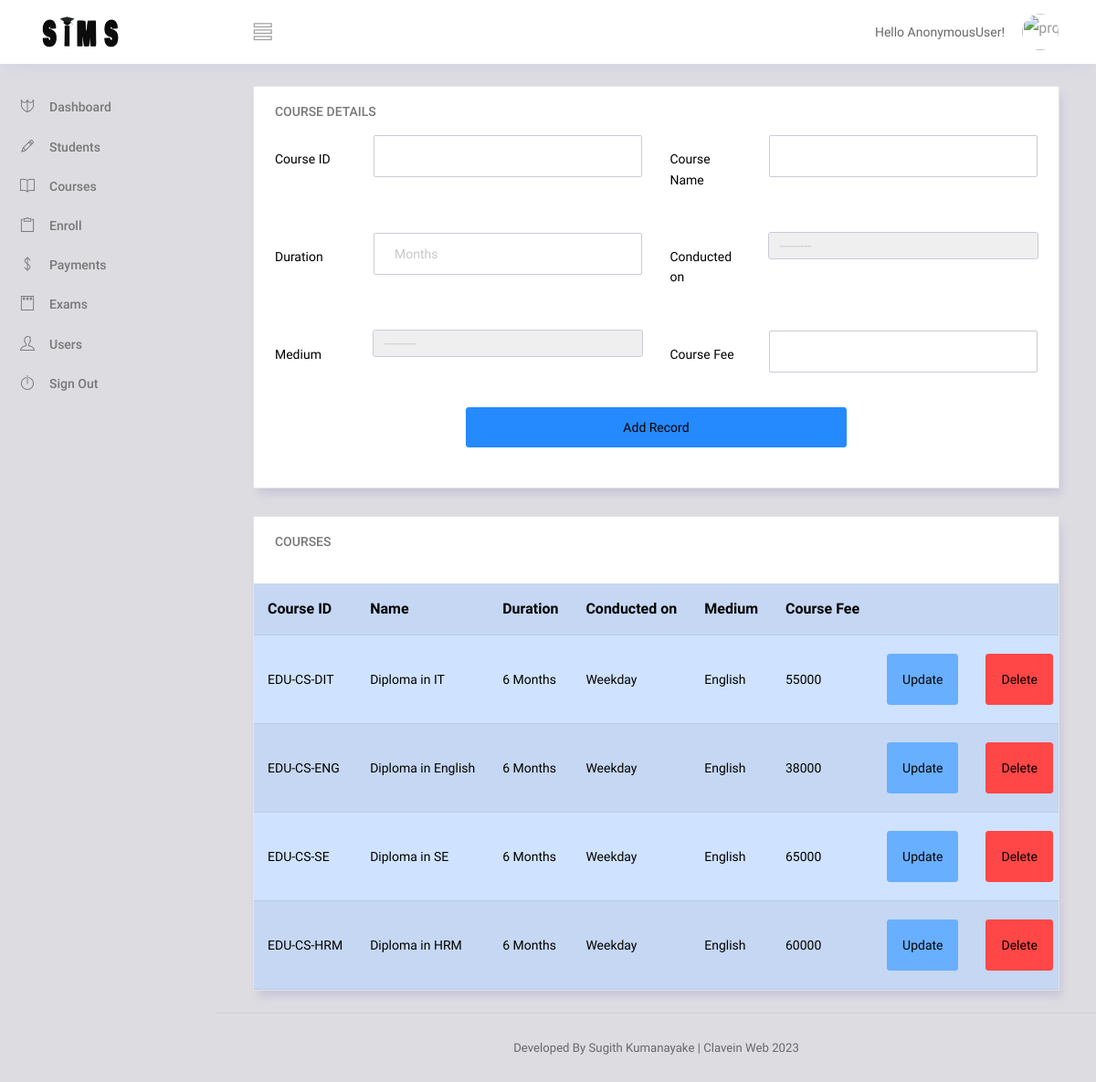
Page /course/ on the earlier database version.
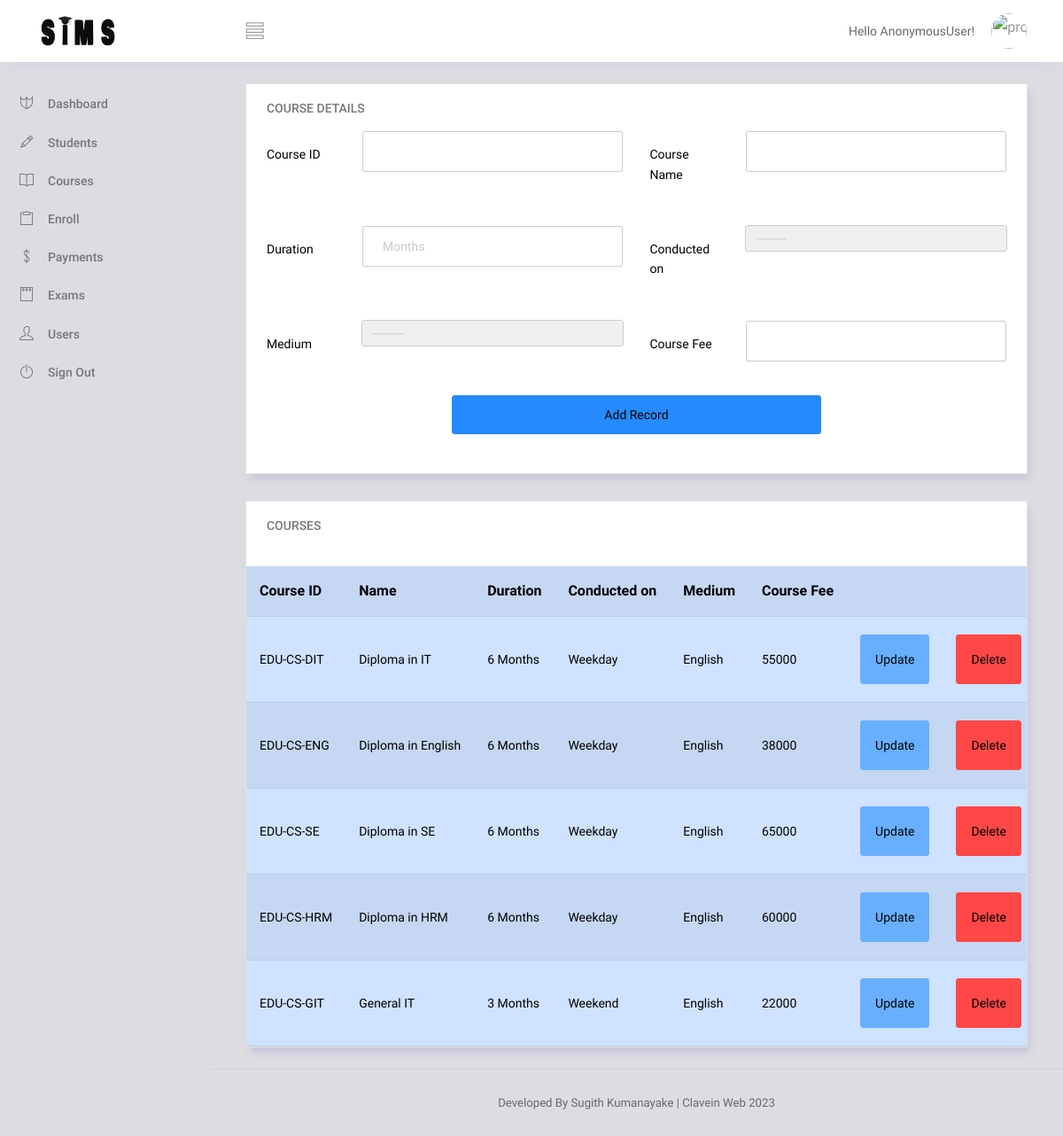
Same page on the later database version.
### sims_app/models.py (models this page shows, shortened)
class Course(models.Model):
    ctype_lookup = (('Weekday','Weekday'),('Weekend','Weekend'))
    medium_lookup = (('Sinhala','Sinhala'),('English','English'),('Tamil','Tamil'))
    cid = models.CharField(primary_key = True, max_length=10)
    cname = models.CharField(max_length=50, null=True)
    duration = models.IntegerField(null=True)
    ctype = models.CharField(max_length=10, null=True, choices=ctype_lookup)
    fee = models.IntegerField(null=True)
    medium = models.CharField(max_length=50, null=True, choices=medium_lookup)

### sims_app/views.py (the view)
# urls.py: path('course/', create_course_page, name='course'),
def create_course_page(request):
    course_records = Course.objects.all()
    form = CreateCourseForm()
    if request.method == "POST":
        form = CreateCourseForm(request.POST)
        if form.is_valid():
            form.save()
            return redirect('course')
    context = {'form':form, 'course_records':course_records}
    return render(request,'sims_app/course.html',context)

### sims_app/forms.py
class CreateCourseForm(ModelForm):
    class Meta:
        model = Course
        fields = '__all__'
        widgets = {
            'cid': forms.TextInput(attrs={'class': 'form-control'}),
            'cname': forms.TextInput(attrs={'class': 'form-control'}),
            'duration': forms.NumberInput(attrs={'class': 'form-control','placeholder': 'Months'}),
            'ctype': forms.Select(attrs={'class': 'form-control'}),
            'fee': forms.NumberInput(attrs={'class': 'form-control'}),
            'medium': forms.Select(attrs={'class': 'form-control'}),
            }

### sims_app/templates/sims_app/course.html (shortened to what this page needs)
{% extends 'sims_app/base.html' %}
{% load static %}
{% block  content %}
<div class="main-panel">
  <div class="content-wrapper">
    <div class="row">
      <div class="col-12 grid-margin stretch-card">
        <div class="card">
          <div class="card-body">
            <h4 class="card-title">Course Details</h4>
            <form class="form-sample" method="POST">
              <div class="row">
                <div class="col-md-6">
                    <div class="form-group row">
                      <label class="col-sm-3 col-form-label">Course ID</label>
                      <div class="col-sm-9">
                        {{form.cid}}
                      </div>
                    </div>
                  </div>
                <div class="col-md-6">
                  <div class="form-group row">
                    <label class="col-sm-3 col-form-label">Course Name</label>
                    <div class="col-sm-9">
                       {{form.cname}}
                    </div>
                  </div>
                </div>
              </div>
              <div class="row">
                <div class="col-md-6">
                  <div class="form-group row">
                    <label class="col-sm-3 col-form-label">Duration</label>
                    <div class="col-sm-9">
                      {{form.duration}}
                    </div>
                  </div>
                </div>
                <div class="col-md-6">
                  <div class="form-group row">
                    <label class="col-sm-3 col-form-label">Conducted on</label>
                    <div class="col-sm-9">
                       {{form.ctype}}
                    </div>
                  </div>
                </div>
              </div>
              <div class="row">
                <div class="col-md-6">
                  <div class="form-group row">
                    <label class="col-sm-3 col-form-label">Medium</label>
                    <div class="col-sm-9">
                     {{form.medium}}
                    </div>
                  </div>
                </div>
                <div class="col-md-6">
                  <div class="form-group row">
                    <label class="col-sm-3 col-form-label">Course Fee</label>
                    <div class="col-sm-9">
                      {{form.fee}}
                    </div>
                  </div>
                </div>
              </div>
              <div class="d-grid gap-2 col-6 mx-auto">
                  <button type="submit" class="btn btn-primary mb-2">Add Record</button>
              </div>
        </form>
      </div>
    </div>
  </div>
        <div class="col-md-12">
          <div class="card">
            <div class="col-md-12">
              <div class="card-body">
                <h5 class="card-title"> Courses </h5>
              </div>
              <div class="table-responsive ">
              <table class="table table-primary table-striped">
                  <tr>
                          <th> Course ID </th>
                          <th> Name </th>
                          <th> Duration </th>
                          <th> Conducted on </th>
                          <th> Medium </th>
                          <th> Course Fee </th>
                          <th></th>
                          <th></th>
                  </tr>
                  {% for i in course_records %}
                  <tr>
                      <td> {{i.cid}} </td>
                      <td> {{i.cname}} </td>
                      <td> {{i.duration}} Months </td>
                      <td> {{i.ctype}} </td>
                      <td> {{i.medium}} </td>
                      <td> {{i.fee}} </td>
                      <td> <a class="btn btn-sm btn-info" href="{% url 'update_course' i.cid %}"> Update </a> </td>
					            <td> <a class="btn btn-sm btn-danger" href="{% url 'delete_course' i.cid %}"> Delete </a> </td>
                  </tr>
                  {% endfor %}
              </table>
          </div>
        </div>
      </div>
    </div>
  </div>
</div>
{% endblock  %}

Differences in the rows shown:
added Course: cid "EDU-CS-GIT", cname "General IT", duration "3", ctype "Weekend", medium "English", fee "22000"
